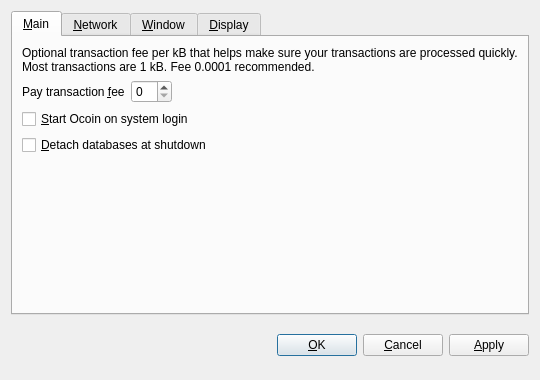
<?xml version="1.0" encoding="UTF-8"?>
<ui version="4.0">
 <class>OptionsDialog</class>
 <widget class="QDialog" name="OptionsDialog">
  <property name="geometry">
   <rect>
    <x>0</x>
    <y>0</y>
    <width>540</width>
    <height>380</height>
   </rect>
  </property>
  <property name="windowTitle">
   <string>Options</string>
  </property>
  <property name="modal">
   <bool>true</bool>
  </property>
  <layout class="QVBoxLayout" name="verticalLayout">
   <item>
    <widget class="QTabWidget" name="tabWidget">
     <property name="tabPosition">
      <enum>QTabWidget::North</enum>
     </property>
     <property name="currentIndex">
      <number>0</number>
     </property>
     <widget class="QWidget" name="tabMain">
      <attribute name="title">
       <string>&amp;Main</string>
      </attribute>
      <layout class="QVBoxLayout" name="verticalLayout_Main">
       <item>
        <widget class="QLabel" name="transactionFeeInfoLabel">
         <property name="text">
          <string>Optional transaction fee per kB that helps make sure your transactions are processed quickly. Most transactions are 1 kB. Fee 0.0001 recommended.</string>
         </property>
         <property name="textFormat">
          <enum>Qt::PlainText</enum>
         </property>
         <property name="wordWrap">
          <bool>true</bool>
         </property>
        </widget>
       </item>
       <item>
        <layout class="QHBoxLayout" name="horizontalLayout_Main">
         <item>
          <widget class="QLabel" name="transactionFeeLabel">
           <property name="text">
            <string>Pay transaction &amp;fee</string>
           </property>
           <property name="textFormat">
            <enum>Qt::PlainText</enum>
           </property>
           <property name="buddy">
            <cstring>transactionFee</cstring>
           </property>
          </widget>
         </item>
         <item>
          <widget class="OcoinAmountField" name="transactionFee"/>
         </item>
         <item>
          <spacer name="horizontalSpacer_Main">
           <property name="orientation">
            <enum>Qt::Horizontal</enum>
           </property>
           <property name="sizeHint" stdset="0">
            <size>
             <width>40</width>
             <height>20</height>
            </size>
           </property>
          </spacer>
         </item>
        </layout>
       </item>
       <item>
        <widget class="QCheckBox" name="OcoinAtStartup">
         <property name="toolTip">
          <string>Automatically start Ocoin after logging in to the system.</string>
         </property>
         <property name="text">
          <string>&amp;Start Ocoin on system login</string>
         </property>
        </widget>
       </item>
       <item>
        <widget class="QCheckBox" name="detachDatabases">
         <property name="toolTip">
          <string>Detach block and address databases at shutdown. This means they can be moved to another data directory, but it slows down shutdown. The wallet is always detached.</string>
         </property>
         <property name="text">
          <string>&amp;Detach databases at shutdown</string>
         </property>
        </widget>
       </item>
       <item>
        <spacer name="verticalSpacer_Main">
         <property name="orientation">
          <enum>Qt::Vertical</enum>
         </property>
         <property name="sizeHint" stdset="0">
          <size>
           <width>20</width>
           <height>40</height>
          </size>
         </property>
        </spacer>
       </item>
      </layout>
     </widget>
     <widget class="QWidget" name="tabNetwork">
      <attribute name="title">
       <string>&amp;Network</string>
      </attribute>
      <layout class="QVBoxLayout" name="verticalLayout_Network">
       <item>
        <widget class="QCheckBox" name="mapPortUpnp">
         <property name="toolTip">
          <string>Automatically open the Ocoin client port on the router. This only works when your router supports UPnP and it is enabled.</string>
         </property>
         <property name="text">
          <string>Map port using &amp;UPnP</string>
         </property>
        </widget>
       </item>
       <item>
        <widget class="QCheckBox" name="connectSocks">
         <property name="toolTip">
          <string>Connect to the Ocoin network through a SOCKS proxy (e.g. when connecting through Tor).</string>
         </property>
         <property name="text">
          <string>&amp;Connect through SOCKS proxy:</string>
         </property>
        </widget>
       </item>
       <item>
        <layout class="QHBoxLayout" name="horizontalLayout_Network">
         <item>
          <widget class="QLabel" name="proxyIpLabel">
           <property name="text">
            <string>Proxy &amp;IP:</string>
           </property>
           <property name="textFormat">
            <enum>Qt::PlainText</enum>
           </property>
           <property name="buddy">
            <cstring>proxyIp</cstring>
           </property>
          </widget>
         </item>
         <item>
          <widget class="QValidatedLineEdit" name="proxyIp" native="true">
           <property name="maximumSize">
            <size>
             <width>140</width>
             <height>16777215</height>
            </size>
           </property>
           <property name="toolTip">
            <string>IP address of the proxy (e.g. 127.0.0.1)</string>
           </property>
          </widget>
         </item>
         <item>
          <widget class="QLabel" name="proxyPortLabel">
           <property name="text">
            <string>&amp;Port:</string>
           </property>
           <property name="textFormat">
            <enum>Qt::PlainText</enum>
           </property>
           <property name="buddy">
            <cstring>proxyPort</cstring>
           </property>
          </widget>
         </item>
         <item>
          <widget class="QLineEdit" name="proxyPort">
           <property name="maximumSize">
            <size>
             <width>55</width>
             <height>16777215</height>
            </size>
           </property>
           <property name="toolTip">
            <string>Port of the proxy (e.g. 9050)</string>
           </property>
          </widget>
         </item>
         <item>
          <widget class="QLabel" name="socksVersionLabel">
           <property name="text">
            <string>SOCKS &amp;Version:</string>
           </property>
           <property name="textFormat">
            <enum>Qt::PlainText</enum>
           </property>
           <property name="buddy">
            <cstring>socksVersion</cstring>
           </property>
          </widget>
         </item>
         <item>
          <widget class="QValueComboBox" name="socksVersion">
           <property name="toolTip">
            <string>SOCKS version of the proxy (e.g. 5)</string>
           </property>
          </widget>
         </item>
         <item>
          <spacer name="horizontalSpacer_Network">
           <property name="orientation">
            <enum>Qt::Horizontal</enum>
           </property>
           <property name="sizeHint" stdset="0">
            <size>
             <width>40</width>
             <height>20</height>
            </size>
           </property>
          </spacer>
         </item>
        </layout>
       </item>
       <item>
        <spacer name="verticalSpacer_Network">
         <property name="orientation">
          <enum>Qt::Vertical</enum>
         </property>
         <property name="sizeHint" stdset="0">
          <size>
           <width>20</width>
           <height>40</height>
          </size>
         </property>
        </spacer>
       </item>
      </layout>
     </widget>
     <widget class="QWidget" name="tabWindow">
      <attribute name="title">
       <string>&amp;Window</string>
      </attribute>
      <layout class="QVBoxLayout" name="verticalLayout_Window">
       <item>
        <widget class="QCheckBox" name="minimizeToTray">
         <property name="toolTip">
          <string>Show only a tray icon after minimizing the window.</string>
         </property>
         <property name="text">
          <string>&amp;Minimize to the tray instead of the taskbar</string>
         </property>
        </widget>
       </item>
       <item>
        <widget class="QCheckBox" name="minimizeOnClose">
         <property name="toolTip">
          <string>Minimize instead of exit the application when the window is closed. When this option is enabled, the application will be closed only after selecting Quit in the menu.</string>
         </property>
         <property name="text">
          <string>M&amp;inimize on close</string>
         </property>
        </widget>
       </item>
       <item>
        <spacer name="verticalSpacer_Window">
         <property name="orientation">
          <enum>Qt::Vertical</enum>
         </property>
         <property name="sizeHint" stdset="0">
          <size>
           <width>20</width>
           <height>40</height>
          </size>
         </property>
        </spacer>
       </item>
      </layout>
     </widget>
     <widget class="QWidget" name="tabDisplay">
      <attribute name="title">
       <string>&amp;Display</string>
      </attribute>
      <layout class="QVBoxLayout" name="verticalLayout_Display">
       <item>
        <layout class="QHBoxLayout" name="horizontalLayout_1_Display">
         <item>
          <widget class="QLabel" name="langLabel">
           <property name="text">
            <string>User Interface &amp;language:</string>
           </property>
           <property name="textFormat">
            <enum>Qt::PlainText</enum>
           </property>
           <property name="buddy">
            <cstring>lang</cstring>
           </property>
          </widget>
         </item>
         <item>
          <widget class="QValueComboBox" name="lang">
           <property name="toolTip">
            <string>The user interface language can be set here. This setting will take effect after restarting Ocoin.</string>
           </property>
          </widget>
         </item>
        </layout>
       </item>
       <item>
        <layout class="QHBoxLayout" name="horizontalLayout_2_Display">
         <item>
          <widget class="QLabel" name="unitLabel">
           <property name="text">
            <string>&amp;Unit to show amounts in:</string>
           </property>
           <property name="textFormat">
            <enum>Qt::PlainText</enum>
           </property>
           <property name="buddy">
            <cstring>unit</cstring>
           </property>
          </widget>
         </item>
         <item>
          <widget class="QValueComboBox" name="unit">
           <property name="toolTip">
            <string>Choose the default subdivision unit to show in the interface and when sending coins.</string>
           </property>
          </widget>
         </item>
        </layout>
       </item>
       <item>
        <widget class="QCheckBox" name="displayAddresses">
         <property name="toolTip">
          <string>Whether to show Ocoin addresses in the transaction list or not.</string>
         </property>
         <property name="text">
          <string>&amp;Display addresses in transaction list</string>
         </property>
        </widget>
       </item>
       <item>
        <spacer name="verticalSpacer_Display">
         <property name="orientation">
          <enum>Qt::Vertical</enum>
         </property>
         <property name="sizeHint" stdset="0">
          <size>
           <width>20</width>
           <height>40</height>
          </size>
         </property>
        </spacer>
       </item>
      </layout>
     </widget>
    </widget>
   </item>
   <item>
    <layout class="QHBoxLayout" name="horizontalLayout_Buttons">
     <item>
      <spacer name="horizontalSpacer_1">
       <property name="orientation">
        <enum>Qt::Horizontal</enum>
       </property>
       <property name="sizeHint" stdset="0">
        <size>
         <width>40</width>
         <height>48</height>
        </size>
       </property>
      </spacer>
     </item>
     <item>
      <widget class="QLabel" name="statusLabel">
       <property name="font">
        <font>
         <weight>75</weight>
         <bold>true</bold>
        </font>
       </property>
       <property name="text">
        <string/>
       </property>
       <property name="textFormat">
        <enum>Qt::PlainText</enum>
       </property>
       <property name="wordWrap">
        <bool>true</bool>
       </property>
      </widget>
     </item>
     <item>
      <spacer name="horizontalSpacer_2">
       <property name="orientation">
        <enum>Qt::Horizontal</enum>
       </property>
       <property name="sizeHint" stdset="0">
        <size>
         <width>40</width>
         <height>48</height>
        </size>
       </property>
      </spacer>
     </item>
     <item>
      <widget class="QPushButton" name="okButton">
       <property name="text">
        <string>&amp;OK</string>
       </property>
      </widget>
     </item>
     <item>
      <widget class="QPushButton" name="cancelButton">
       <property name="text">
        <string>&amp;Cancel</string>
       </property>
       <property name="autoDefault">
        <bool>false</bool>
       </property>
      </widget>
     </item>
     <item>
      <widget class="QPushButton" name="applyButton">
       <property name="text">
        <string>&amp;Apply</string>
       </property>
       <property name="autoDefault">
        <bool>false</bool>
       </property>
      </widget>
     </item>
    </layout>
   </item>
  </layout>
 </widget>
 <customwidgets>
  <customwidget>
   <class>QValidatedLineEdit</class>
   <extends>QWidget</extends>
   <header>qvalidatedlineedit.h</header>
  </customwidget>
  <customwidget>
   <class>OcoinAmountField</class>
   <extends>QSpinBox</extends>
   <header>Ocoinamountfield.h</header>
  </customwidget>
  <customwidget>
   <class>QValueComboBox</class>
   <extends>QComboBox</extends>
   <header>qvaluecombobox.h</header>
  </customwidget>
 </customwidgets>
 <resources/>
 <connections/>
</ui>
